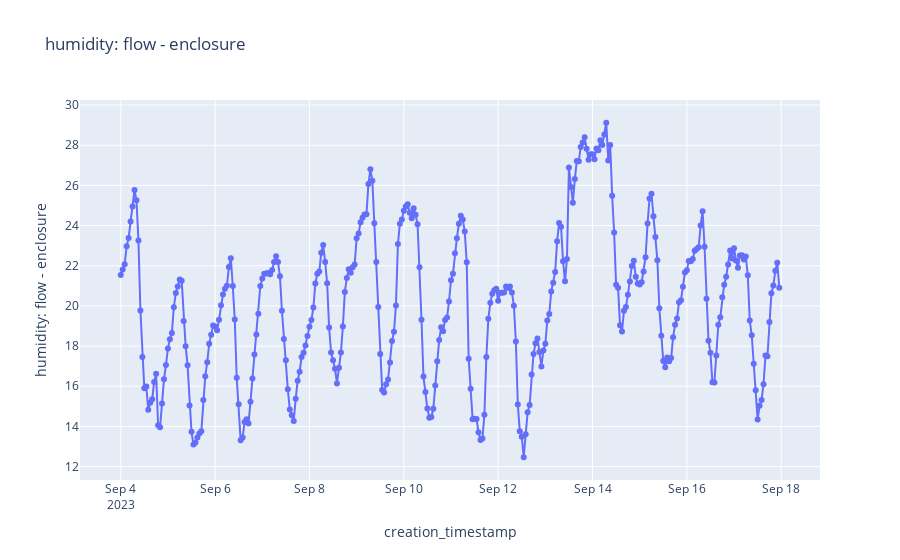

The cell this chart's notebook holds for it:
### Code cell
# Humidity Delta
col_name = "humidity: flow - enclosure"

df_temp = df_a.with_columns((pl.col("sht45_humidity") - pl.col("enclosure_bme280_humidity")).alias(col_name)) \
.select("creation_timestamp","system_name",col_name).collect()

import plotly.express as px

fig = px.line(df_temp, x="creation_timestamp", y=col_name, markers=True, title = col_name)
fig.show()

### Figure 1 — Plotly figure (JSON) as saved in the notebook; plotly's stock layout.template omitted (floating-point values rounded to 4 significant figures; data arrays with more than 128 entries replaced by an {"elided": "..."} marker saying what was removed)
{"data": [{"hovertemplate": "creation_timestamp=%{x}<br>humidity: flow - enclosure=%{y}<extra></extra>", "legendgroup": "", "line": {"color": "#636efa", "dash": "solid"}, "marker": {"symbol": "circle"}, "mode": "lines+markers", "name": "", "orientation": "v", "showlegend": false, "type": "scatter", "x": {"elided": "336 str values"}, "xaxis": "x", "y": {"elided": "336 float values"}, "yaxis": "y"}], "layout": {"legend": {"tracegroupgap": 0}, "title": {"text": "humidity: flow - enclosure"}, "xaxis": {"anchor": "y", "domain": [0, 1], "title": {"text": "creation_timestamp"}}, "yaxis": {"anchor": "x", "domain": [0, 1], "title": {"text": "humidity: flow - enclosure"}}}}
